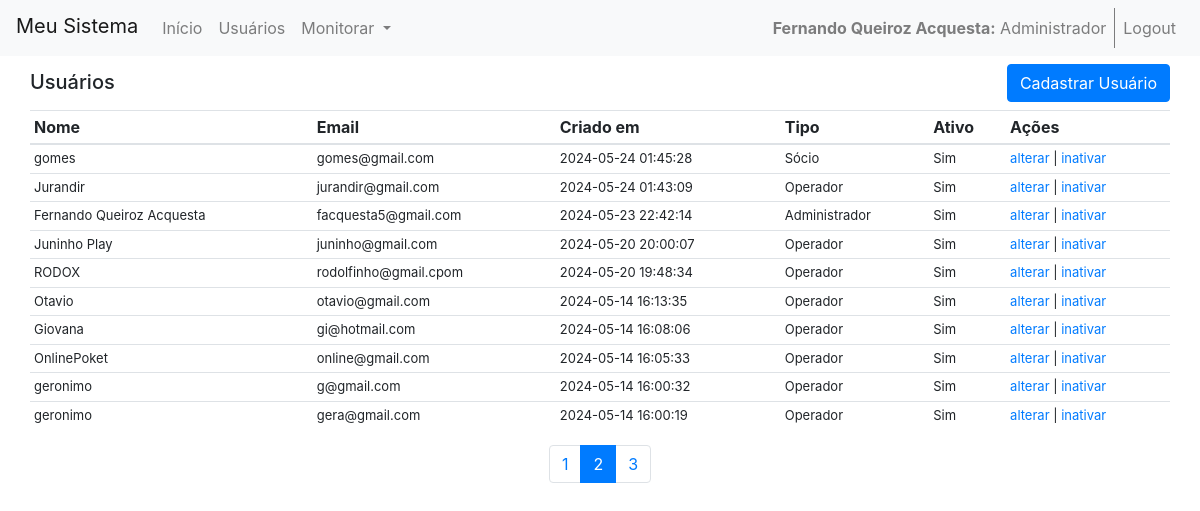
Screenshot of /views/admin/user_list_view.php?page=2 (signed in) with the database file from the repository.
### tables this page shows
CREATE TABLE `usuarios` (
  `id` int(11) NOT NULL,
  `nome` varchar(100) NOT NULL,
  `email` varchar(100) NOT NULL,
  `senha` varchar(255) NOT NULL,
  `criado_em` timestamp NOT NULL DEFAULT current_timestamp(),
  `tipo_usuario_id` int(11) NOT NULL,
  `ativo` tinyint(1) DEFAULT 1
);

CREATE TABLE `tipos_usuarios` (
  `id` int(11) NOT NULL,
  `tipo` varchar(50) NOT NULL
);

### classes/Base.php (called while the page is built, shortened)
<?php
class Base
{
    function getBaseUrl()
    {
        $isHttps = isset($_SERVER['HTTPS']) && $_SERVER['HTTPS'] === 'on';
        $baseUrl = ($isHttps ? 'https' : 'http') . '://' . $_SERVER['HTTP_HOST'];
        if ($_SERVER['SERVER_NAME'] === 'localhost' || $_SERVER['SERVER_ADDR'] === '127.0.0.1') {
            $baseUrl .= '/basic-php_oo-vue-2';
        }
        return $baseUrl;
    }
}

### classes/Database.php (called while the page is built, shortened)
<?php
class Database {
    private static $instance = null;
    private $conn;
    private function __construct() {
        $this->host = getenv('DB_HOST') ?: 'localhost';
        $this->db_name = getenv('DB_NAME') ?: 'projeto_oo';
        $this->username = getenv('DB_USER') ?: 'root';
        $this->password = getenv('DB_PASS') ?: '';
        $this->conn = null;
        try {
            $this->conn = new PDO("mysql:host=" . $this->host . ";dbname=" . $this->db_name, $this->username, $this->password);
            $this->conn->setAttribute(PDO::ATTR_ERRMODE, PDO::ERRMODE_EXCEPTION);
        } catch (PDOException $e) {
            echo "Erro na conexão: " . $e->getMessage();
        }
    }
    public static function getInstance() {
        if (self::$instance == null) {
            self::$instance = new Database();
        }
        return self::$instance;
    }
    public function getConnection() {
        return $this->conn;
    }
}

### classes/Usuario.php (called while the page is built, shortened)
<?php
 class Usuario extends Database
{
    private $conn;
    public function __construct() {
        $this->conn = Database::getInstance()->getConnection();
    }
    public function listar($limit = 10, $offset = 0)
    {
        try {
            $sql = "SELECT u.id, u.nome, u.email, u.criado_em, u.ativo, tu.tipo
                    FROM usuarios u
                    LEFT JOIN tipos_usuarios tu ON tu.id = u.tipo_usuario_id
                    ORDER BY u.id DESC
                    LIMIT :limit OFFSET :offset";
            $stmt = $this->conn->prepare($sql);
            $stmt->bindValue(':limit', (int) $limit, PDO::PARAM_INT);
            $stmt->bindValue(':offset', (int) $offset, PDO::PARAM_INT);
            $stmt->execute();
            $usuarios = $stmt->fetchAll(PDO::FETCH_ASSOC);
            return $usuarios;
        } catch (PDOException $e) {
            echo "Erro ao listar usuários: " . $e->getMessage();
            return false;
        }
    }
    public function contarUsuarios()
    {
        try {
            $sql = "SELECT COUNT(*) as total FROM usuarios";
            $stmt = $this->conn->prepare($sql);
            $stmt->execute();
            $result = $stmt->fetch(PDO::FETCH_ASSOC);
            return $result['total'];
        } catch (PDOException $e) {
            echo "Erro ao contar usuários: " . $e->getMessage();
            return false;
        }
    }
}

### views/admin/user_list_view.php (the view, shortened to what this page needs)
<?php
$usuarios = new Usuario();
$usuarios->checkAdmin();
$limit = 10;
$page = isset($_GET['page']) ? (int)$_GET['page'] : 1;
$offset = ($page - 1) * $limit;
$usuariosList = $usuarios->listar($limit, $offset);
$totalUsuarios = $usuarios->contarUsuarios();
$totalPages = ceil($totalUsuarios / $limit);
?>
<?php include '../navbar.php'; ?>
<div class="container">
    <div class="row" style="justify-content: space-between; align-items: baseline; margin-right: 0px; margin-left: 0px;">
        <h5 style="width: fit-content;">Usuários</h5>
        <a href="<?php echo $baseUrl; ?>/views/admin/user_register.php" class="btn btn-primary mb-2">Cadastrar Usuário</a>
    </div>
    <table class="table table-hover">
        <thead>
            <tr>
                <th>Nome</th>
                <th>Email</th>
                <th>Criado em</th>
                <th>Tipo</th>
                <th>Ativo</th>
                <th>Ações</th>
            </tr>
        </thead>
        <tbody style="font-size: small;">
            <?php foreach ($usuariosList as $usuario) : ?>
                <tr>
                    <td><?php echo $usuario['nome']; ?></td>
                    <td><?php echo $usuario['email']; ?></td>
                    <td><?php echo $usuario['criado_em']; ?></td>
                    <td><?php echo $usuario['tipo']; ?></td>
                    <td><?php echo ($usuario['ativo'] == 1) ? 'Sim' : 'Não'; ?></td>
                    <td><a href="">alterar</a> | <a href="">inativar</a></td>
                </tr>
            <?php endforeach; ?>
        </tbody>
    </table>
    <div class="row" style="justify-content: center">
        <nav>
            <ul class="pagination">
                <?php for ($i = 1; $i <= $totalPages; $i++) : ?>
                    <li class="page-item <?php echo $i == $page ? 'active' : ''; ?>">
                        <a class="page-link" href="?page=<?php echo $i; ?>"><?php echo $i; ?></a>
                    </li>
                <?php endfor; ?>
            </ul>
        </nav>
    </div>
</div>
<?php include '../footer.php'; ?>

### public/css/style.css (style rules this page uses)
.table td, .table th { padding: .25rem !important; }
@media (min-width: 1200px) { .container, .container-lg, .container-md, .container-sm, .container-xl { max-width: 1366px; } }

### rows the page displays
usuarios: nome "gomes", email "gomes@gmail.com", criado_em "2024-05-24 01:45:28", tipo_usuario.tipo "Sócio", ativo "Sim"
usuarios: nome "Jurandir", email "jurandir@gmail.com", criado_em "2024-05-24 01:43:09", tipo_usuario.tipo "Operador", ativo "Sim"
usuarios: nome "Fernando Queiroz Acquesta", email "facquesta5@gmail.com", criado_em "2024-05-23 22:42:14", tipo_usuario.tipo "Administrador", ativo "Sim"
usuarios: nome "Juninho Play", email "juninho@gmail.com", criado_em "2024-05-20 20:00:07", tipo_usuario.tipo "Operador", ativo "Sim"
usuarios: nome "RODOX", email "rodolfinho@gmail.cpom", criado_em "2024-05-20 19:48:34", tipo_usuario.tipo "Operador", ativo "Sim"
usuarios: nome "Otavio", email "otavio@gmail.com", criado_em "2024-05-14 16:13:35", tipo_usuario.tipo "Operador", ativo "Sim"
usuarios: nome "Giovana", email "gi@hotmail.com", criado_em "2024-05-14 16:08:06", tipo_usuario.tipo "Operador", ativo "Sim"
usuarios: nome "OnlinePoket", email "online@gmail.com", criado_em "2024-05-14 16:05:33", tipo_usuario.tipo "Operador", ativo "Sim"
usuarios: nome "geronimo", email "g@gmail.com", criado_em "2024-05-14 16:00:32", tipo_usuario.tipo "Operador", ativo "Sim"
usuarios: nome "geronimo", email "gera@gmail.com", criado_em "2024-05-14 16:00:19", tipo_usuario.tipo "Operador", ativo "Sim"

### other values shown
$_SESSION['nome'] "Fernando Queiroz Acquesta"
$_SESSION['tipo'] "Administrador"
